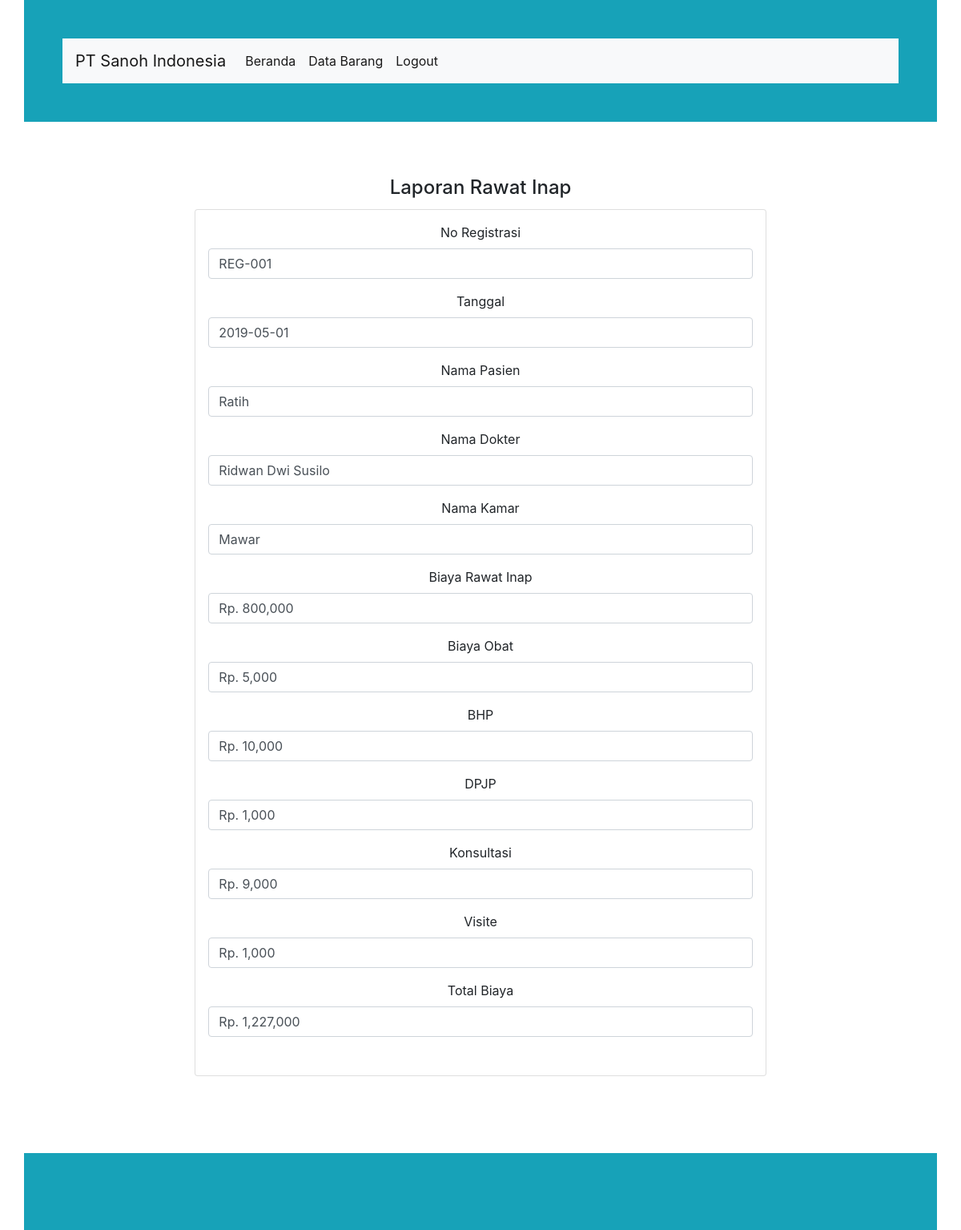
/index.php/admin/laporaninap/detail/1, run on the app's committed database.
### tables this page shows
CREATE TABLE `data_pasien` (
  `id_pasien` int(11) NOT NULL,
  `reg` varchar(250) NOT NULL,
  `nama` varchar(250) NOT NULL,
  `umur` varchar(250) NOT NULL,
  `alamat` text NOT NULL,
  `suami` varchar(250) NOT NULL,
  `pekerjaan` varchar(250) NOT NULL,
  `pendidikan` varchar(250) NOT NULL
);

CREATE TABLE `transaksi` (
  `id_transaksi` int(11) NOT NULL,
  `reg` varchar(250) DEFAULT NULL,
  `id_dokter` int(250) DEFAULT NULL,
  `id_kamar` int(250) DEFAULT NULL,
  `id_rawat_inap` int(250) DEFAULT NULL,
  `id_rawat_jalan` int(50) DEFAULT NULL,
  `id_transaksi_obat` int(100) DEFAULT NULL,
  `bhp` int(100) DEFAULT NULL,
  `dpjp` int(100) DEFAULT NULL,
  `kebersihan` int(222) DEFAULT NULL,
  `konsultasi` int(222) DEFAULT NULL,
  `visite` int(222) DEFAULT NULL,
  `infus` int(222) DEFAULT NULL,
  `total` int(222) DEFAULT NULL,
  `tanggal` date DEFAULT NULL
);

CREATE TABLE `data_dokter` (
  `id_dokter` int(11) NOT NULL,
  `nama` varchar(250) NOT NULL,
  `telepon` varchar(250) NOT NULL
);

CREATE TABLE `data_kamar` (
  `id_kamar` int(11) NOT NULL,
  `nama` varchar(250) NOT NULL,
  `biaya` int(250) NOT NULL
);

CREATE TABLE `data_rawat_inap` (
  `id_rawat_inap` int(11) NOT NULL,
  `nama` varchar(250) NOT NULL,
  `biaya` int(250) NOT NULL
);

CREATE TABLE `data_transaksi_obat` (
  `id_transaksi_obat` int(11) NOT NULL,
  `reg` varchar(250) NOT NULL,
  `id_obat` int(11) NOT NULL,
  `biaya` int(11) NOT NULL,
  `jumlah` int(250) NOT NULL
);

### application/controllers/admin/Laporaninap.php (called while the page is built, shortened)
<?php
class Laporaninap extends CI_Controller {
    public function detail($id) {
        $data['data_obat']=$this->db->query('select * from data_obat where stok between 1 and 10');
        $data['data_obat']=$data['data_obat']->num_rows();
        $data['transaksi'] = $this->db->query("select id_transaksi, tanggal, data_pasien.reg, data_pasien.nama as nama_pasien, data_dokter.nama as nama_dokter, data_kamar.nama as nama_kamar, data_rawat_inap.biaya as biaya_rawat_inap, data_transaksi_obat.biaya as biaya_obat, bhp, dpjp, konsultasi, visite, total from data_pasien join transaksi on data_pasien.reg=transaksi.reg join data_dokter on data_dokter.id_dokter=transaksi.id_dokter join data_kamar on data_kamar.id_kamar=transaksi.id_kamar join data_rawat_inap on data_rawat_inap.id_rawat_inap=transaksi.id_rawat_inap join data_transaksi_obat on data_transaksi_obat.id_transaksi_obat=transaksi.id_transaksi_obat where id_transaksi='$id'")->result();
        $this->load->view('admin/laporan/v_data_laporaninap_detail',$data);
    }
}

### index.php (called while the page is built, shortened)
<?php
require_once BASEPATH.'core/CodeIgniter.php';

### application/views/admin/laporan/v_data_laporaninap_detail.php (the view, shortened to what this page needs)
<body>
<?php foreach ($transaksi as $rowtransaksi){
    $reg=$rowtransaksi->reg;
    $nama_kamar=$rowtransaksi->nama_kamar;
    $nama_pasien=$rowtransaksi->nama_pasien;
    $nama_dokter=$rowtransaksi->nama_dokter;
    $nama_kamar=$rowtransaksi->nama_kamar;
    $biaya_rawat_inap=$rowtransaksi->biaya_rawat_inap;
    $biaya_obat=$rowtransaksi->biaya_obat;
    $bhp=$rowtransaksi->bhp;
    $dpjp=$rowtransaksi->dpjp;
    $konsultasi=$rowtransaksi->konsultasi;
    $visite=$rowtransaksi->visite;
    $total=$rowtransaksi->total;
    $tanggal=$rowtransaksi->tanggal;
}
?>
<main>
<div class="container my-5">
       <div class="card-body text-center">
       <h4 class="card-title">Laporan Rawat Inap</h4>
       <div class=" card col-8 offset-2 my-2 p-3">
       <div class="form-group">
       <label for="listname">No Registrasi</label>
            <input value="<?php echo $reg?>" type="text" class="form-control"/>
        </div>
        <div class="form-group">
        <div class="form-group">
       <label for="listname">Tanggal</label>
            <input value="<?php echo $tanggal?>" type="text" class="form-control"/>
        </div>
        <div class="form-group">
       <label for="listname">Nama Pasien</label>
            <input value="<?php echo $nama_pasien?>" type="text" class="form-control"/>
        </div>
        <div class="form-group">
       <label for="listname">Nama Dokter</label>
            <input value="<?php echo $nama_dokter?>" type="text" class="form-control"/>
        </div>
        <div class="form-group">
       <label for="listname">Nama Kamar</label>
            <input value="<?php echo $nama_kamar?>" type="text" class="form-control"/>
        </div>
        <div class="form-group">
       <label for="listname">Biaya Rawat Inap</label>
            <input value="<?php echo "Rp. ".number_format($biaya_rawat_inap)?>" type="text" class="form-control"/>
        </div>
        <div class="form-group">
       <label for="listname">Biaya Obat</label>
            <input value="<?php echo "Rp. ".number_format($biaya_obat)?>" type="text" class="form-control"/>
        </div>
        <div class="form-group">
       <label for="listname">BHP</label>
            <input value="<?php echo "Rp. ".number_format($bhp)?>" type="text" class="form-control"/>
        </div>
        <div class="form-group">
       <label for="listname">DPJP</label>
            <input value="<?php echo "Rp. ".number_format($dpjp)?>" type="text" class="form-control"/>
        </div>
        <div class="form-group">
       <label for="listname">Konsultasi</label>
            <input value="<?php echo "Rp. ".number_format($konsultasi)?>" type="text" class="form-control"/>
        </div>
        <div class="form-group">
       <label for="listname">Visite</label>
            <input value="<?php echo "Rp. ".number_format($visite)?>" type="text" class="form-control"/>
        </div>
        <div class="form-group">
       <label for="listname">Total Biaya</label>
            <input value="<?php echo "Rp. ".number_format($total)?>" type="text" class="form-control"/>
        </div>
    </div>
  </div>
</main>

### application/views/admin/sniphets/header.php (style rules this page uses)
body { background-image:url(https://i0.wp.com/bekasiloker.com/wp-content/uploads/2018/07/Screenshot_1.png?fit=600%2C357); background-size: 100%; }

### data on the page
data_pasien: reg "REG-001", tanggal "2019-05-01", nama "Ratih", nama "Ridwan Dwi Susilo", nama "Mawar", biaya "Rp. 800,000", biaya "Rp. 5,000", bhp "Rp. 10,000", dpjp "Rp. 1,000", konsultasi "Rp. 9,000", visite "Rp. 1,000", total "Rp. 1,227,000"
